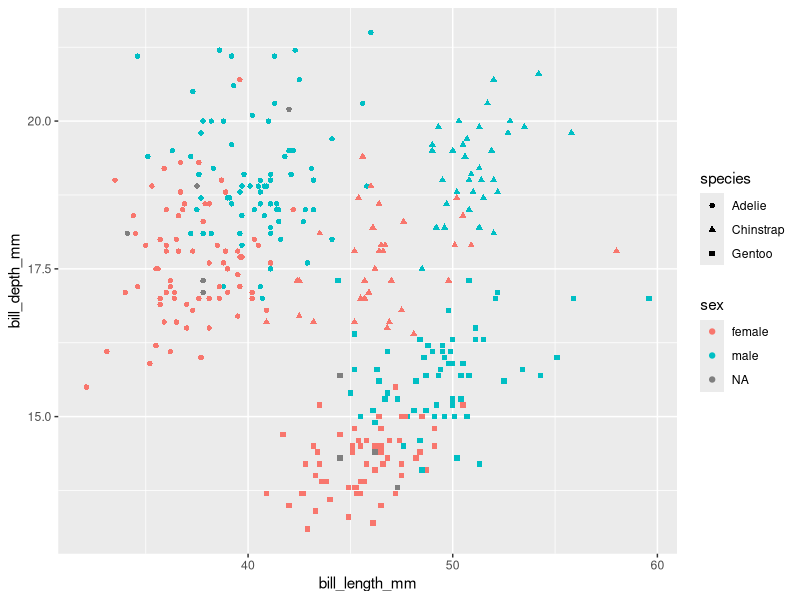

Write the R code that produced this figure.
## ---- chunk 1
library(tidyverse)
library(palmerpenguins)
## ---- chunk 2
penguins %>% ggplot(aes(x = bill_length_mm, y= bill_depth_mm, 
                        color = sex, shape = species)) + geom_point()
